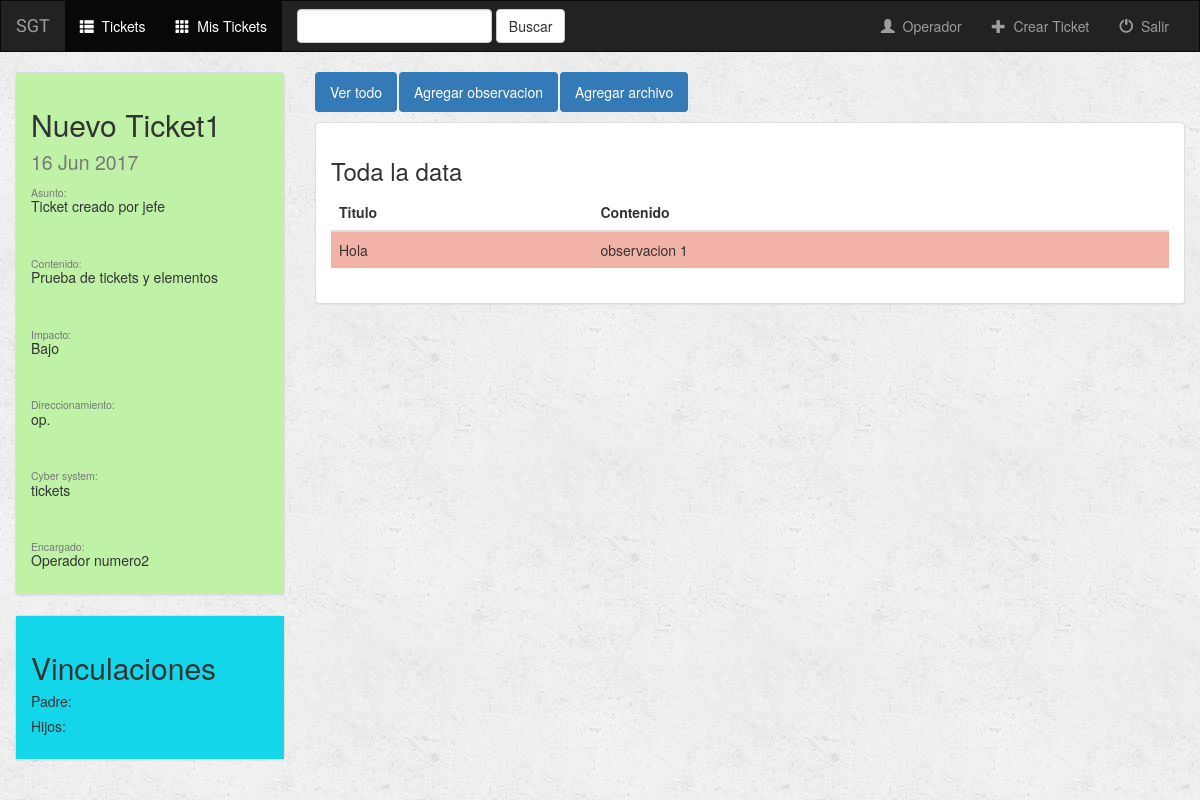
/ticket/22/ (signed in), run on an earlier commit of the app's database.
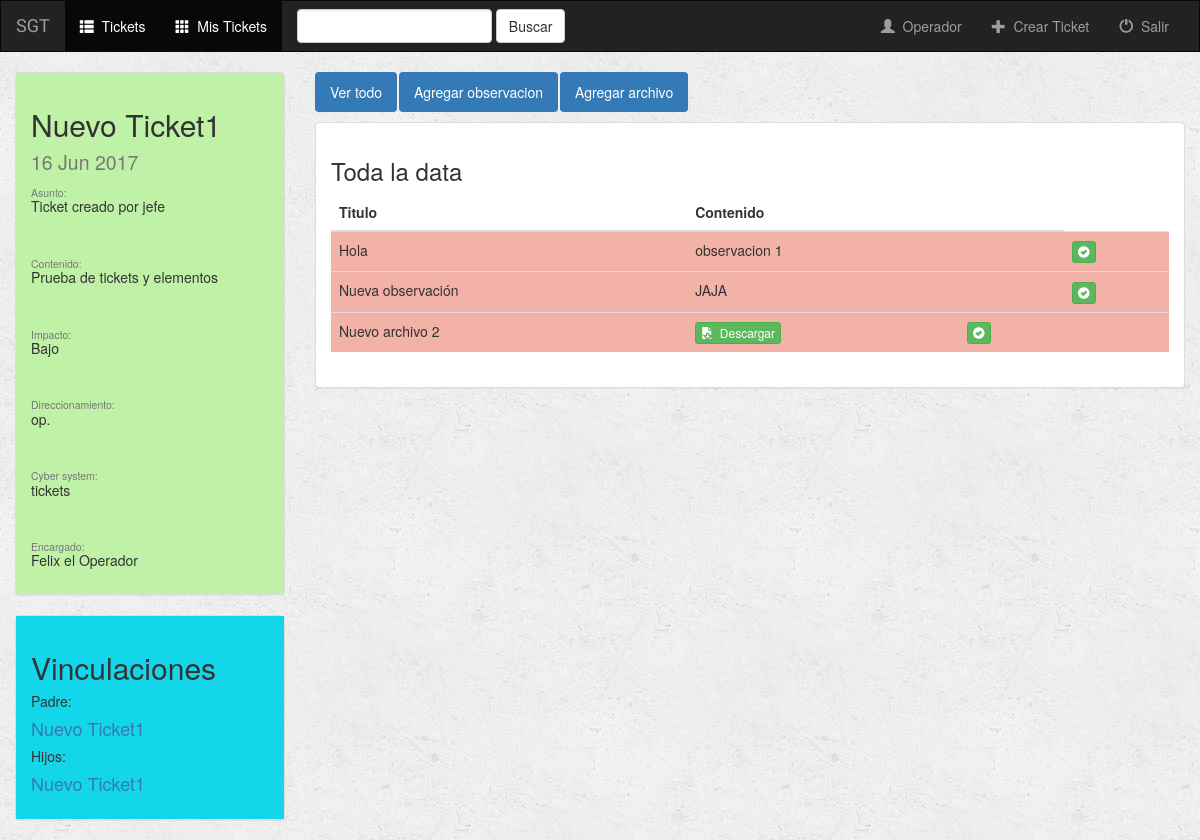
And on a later commit of the database.
### ticket/models.py (models this page shows, shortened)
class Ticket(models.Model):
    titulo = models.CharField(max_length=100)
    asunto = models.CharField(max_length=300, null=True)
    contenido = models.CharField(max_length=300, null=True)
    prioridad = models.CharField(max_length=15, choices=(('Urgente', 'Urgente'), ('Estandar', 'Estandar'),
                                                         ('Baja', 'Baja')))
    impacto = models.CharField(max_length=8, null=True)
    direccionamiento = models.CharField(max_length=10, null=True)
    cybersystem = models.CharField(max_length=10, null=True)
    fecha_apertura = models.DateField(auto_now_add=True)
    fecha_cierre = models.DateField(null=True)
    cerrado = models.BooleanField(default=False)
    aplazado = models.BooleanField(default=False)
    fecha_aplazo = models.DateField(null=True, default = date.today())
    tiempo_restante_aplazo = models.DurationField(null=True)
    asignado = models.BooleanField(default=False)
    eliminado = models.BooleanField(default=False)
    creador = models.ForeignKey(User, related_name='creador')
    encargado = models.ForeignKey(User, related_name='encargado', null=True)
    cerrador = models.ForeignKey(User, related_name='cerrador', null=True)
    def __str__(self):
        return self.titulo

class Empleado(models.Model):
    user = models.OneToOneField(User, on_delete=models.CASCADE)
    birth_date = models.DateField
    cargo = models.CharField(max_length=200)
    departamento = models.CharField(max_length=200)
    perfil = models.CharField(max_length=200, choices=(('operador', 'Operador'),
                                                       ('supervisor', 'Supervisor'), ('jefe', 'Jefe')))
    direccion = models.CharField(max_length=200)
    def __str__(self):
        return self.user.first_name + " " + self.user.last_name

class TextData(models.Model):
    ticket = models.ForeignKey(Ticket, on_delete=models.CASCADE)
    visada = models.BooleanField(default=False)
    data_title = models.CharField(max_length=250)
    data_text = models.CharField(max_length=1000)
    def __str__(self):
        return self.data_title

class FileData(models.Model):
    ticket = models.ForeignKey(Ticket, on_delete=models.CASCADE)
    visada = models.BooleanField(default=False)
    data_title = models.CharField(max_length=250)
    data_file = models.FileField(default='')
    def __str__(self):
        return self.data_title

class Vinculo(models.Model):
    ticket_padre = models.ForeignKey(Ticket, on_delete=models.CASCADE, related_name='hijo')
    ticket_hijo = models.ForeignKey(Ticket, on_delete=models.CASCADE, related_name='padre')
    vinculo = models.CharField(max_length=50)

### ticket/views.py (the view)
# urls.py: url(r'^(?P<ticket_id>[0-9]+)/$', views.detail, name='detail'),
def detail(request, ticket_id):
    if not request.user.is_authenticated():
        return render(request, 'ticket/login.html')
    else:
        ticket = get_object_or_404(Ticket, pk=ticket_id)
        user = request.user
        if str(request.user.empleado.perfil) == 'supervisor' or str(request.user.empleado.perfil) == 'jefe':
            operadores = User.objects.filter(empleado__perfil='operador')
            return render(request, 'ticket/' + request.user.empleado.perfil + '/detail.html',
                          {'ticket': ticket, 'operadores': operadores})
        else:
            return render(request, 'ticket/' + request.user.empleado.perfil + '/detail.html',
                          {'ticket': ticket, 'user': user})

### templates/ticket/operador/detail.html (shortened to what this page needs)
{% extends 'ticket/operador/base.html' %}
{% block tickets_active %}active{% endblock %}
{% block mis_tickets_active %}active {% endblock %}
{% block body %}
<div class="container-fluid songs-container">
    <div class="row">
        {% include 'ticket/elementos/detalles_ticket.html' %}
        <div class="col-sm-8 col-md-9">
            <ul class="nav nav-pills" style="margin-bottom: 10px;">
                <li role="presentation" class="active"><a href="{% url 'ticket:detail' ticket.id %}">Ver todo</a></li>
                <li role="presentation" class="active"><a href="{% url 'ticket:create_text_data' ticket.id %}">Agregar observacion</a></li>
                <li role="presentation" class="active"><a href="{% url 'ticket:create_file_data' ticket.id %}">Agregar archivo</a></li>
            </ul>
        {% include 'ticket/elementos/data_ticket.html' %}
        </div>
    </div>
    {% include 'ticket/elementos/vinculos_ticket.html' %}
</div>
{% endblock %}

### templates/ticket/elementos/detalles_ticket.html
{% block detalles_ticket %}
        <div class="col-sm-4 col-md-3">
            <div class="panel panel-default">
                <div class="panel-body" {% if ticket.prioridad == 'Baja' %}
                            style="background-color:#BFF2A7"
                        {% elif ticket.prioridad == 'Estandar' %}
                            style="background-color:#F2EFA7"
                        {% else %}
                            style="background-color:#F2B2A7"
                        {% endif %}>
                    <h2>{{ ticket.titulo }} <br><small>{{ ticket.fecha_apertura|date:"d M Y" }}</small></h2>
                    {% if ticket.asunto %}<h5><small>Asunto:</small><br>{{ ticket.asunto }}</h5><br>{% endif %}
                    {% if ticket.contenido %}<h5><small>Contenido:</small><br>{{ ticket.contenido }}</h5><br>{% endif %}
                    {% if ticket.impacto %}<h5><small>Impacto:</small><br>{{ ticket.impacto }}</h5><br>{% endif %}
                    {% if ticket.direccionamiento %}<h5><small>Direccionamiento:</small><br>{{ ticket.direccionamiento }}</h5><br>{% endif %}
                    {% if ticket.cybersystem %}<h5><small>Cyber system:</small><br>{{ ticket.cybersystem }}</h5><br>{% endif %}
                    <h5><small>Encargado:</small><br>{% if ticket.encargado %} {{ ticket.encargado.empleado }} {% else %} ------ {% endif %}</h5>
                </div>
            </div>
        </div>
{% endblock detalles_ticket%}

### templates/ticket/elementos/data_ticket.html (shortened to what this page needs)
 {% block data_ticket %}
    <div class="panel panel-default">
        <div class="panel-body">
            <h3>Toda la data</h3>
            <table class="table">
                <thead>
                <tr>
                    <th>Titulo</th>
                    <th>Contenido</th>
                    <th></th>
                </tr>
                </thead>
                <tbody>
                {% for tdata in ticket.textdata_set.all %}
                    <tr {% if tdata.visada %}
                    style="background-color:#BFF2A7"
                {% else %}
                    style="background-color:#F2B2A7"
                {% endif %}>
                        <td>{{ tdata }}</td>
                        <td>{{ tdata.data_text }}<td>
                        {% if ticket.encargado == user %}
                            <td>
                            {% if not tdata.visada %}
                                <a href="{% url 'ticket:visar_data_text' tdata.id ticket.id %}">
                                    <button type="button" class="btn btn-success btn-xs">
                                        <span class="glyphicon glyphicon-ok-sign"></span>
                                    </button>
                                </a>
                            {% else %}
                                <a href="{% url 'ticket:no_visar_data_text' tdata.id ticket.id %}">
                                    <button type="button" class="btn btn-success btn-xs">
                                        <span class="glyphicon glyphicon-remove-sign"></span>
                                    </button>
                                </a>
                            {% endif %}
                            </td>
                        {% endif %}
                    </tr>
                {% endfor %}
                {% for fdata in ticket.filedata_set.all %}
                    <tr {% if fdata.visada %}
                    style="background-color:#BFF2A7"
                {% else %}
                    style="background-color:#F2B2A7"
                {% endif %}>
                        <td>{{ fdata }}</td>
                        <td>
                            <a target="_blank" href="{{ fdata.data_file.url }}">
                                <button type="button" class="btn btn-success btn-xs">
                                    <span class="glyphicon glyphicon-save-file"></span>&nbsp; Descargar
                                </button>
                            </a>
                        </td>
                        {% if ticket.encargado == user %}
                            <td>
                            {% if not fdata.visada %}
                                <a href="{% url 'ticket:visar_data_file' fdata.id ticket.id %}">
                                    <button type="button" class="btn btn-success btn-xs">
                                        <span class="glyphicon glyphicon-ok-sign"></span>
                                    </button>
                                </a>
                            {% else %}
                                <a href="{% url 'ticket:no_visar_data_file' fdata.id ticket.id %}">
                                    <button type="button" class="btn btn-success btn-xs">
                                        <span class="glyphicon glyphicon-remove-sign"></span>
                                    </button>
                                </a>
                            {% endif %}
                            </td>
                        {% endif %}
                    <td></td>
                    </tr>
                {% endfor %}
                </tbody>
            </table>
        </div>
    </div>
{% endblock data_ticket %}

### templates/ticket/elementos/vinculos_ticket.html
{% block vinculos_ticket %}
    <div class="row">
        <div class="col-sm-4 col-md-3">
            <div class="panel panel-default">
                <div class="panel-body" style="background-color:#14D6EB">
                    <h2>Vinculaciones</h2>
                    <h5>Padre:</h5>
                    {% for padre in ticket.padre.all %}
                        <h4><a href={% url "ticket:detail" padre.ticket_padre.id %}> {{ padre.ticket_padre }}</a></h4>
                    {% endfor %}
                    <h5>Hijos:</h5>
                    {% for hijo in ticket.hijo.all %}
                        <h4><a href={% url "ticket:detail" hijo.ticket_hijo.id %}> {{hijo.ticket_hijo}}</a></h4>
                    {% endfor %}
                </div>
            </div>
        </div>
    </div>
{% endblock vinculos_ticket%}

What changed in the data, as far as the page shows it:
changed Ticket "Nuevo Ticket1": encargado.empleado "Operador numero2" → "Felix el Operador"; encargado_id 6 → 2 (drawn)
added TextData: data_title "Nueva observación", data_text "JAJA", visada False (drawn)
added FileData: data_title "Nuevo archivo 2", visada False (drawn)
added Vinculo: ticket_padre "Nuevo Ticket1", ticket_hijo "Nuevo Ticket1"
